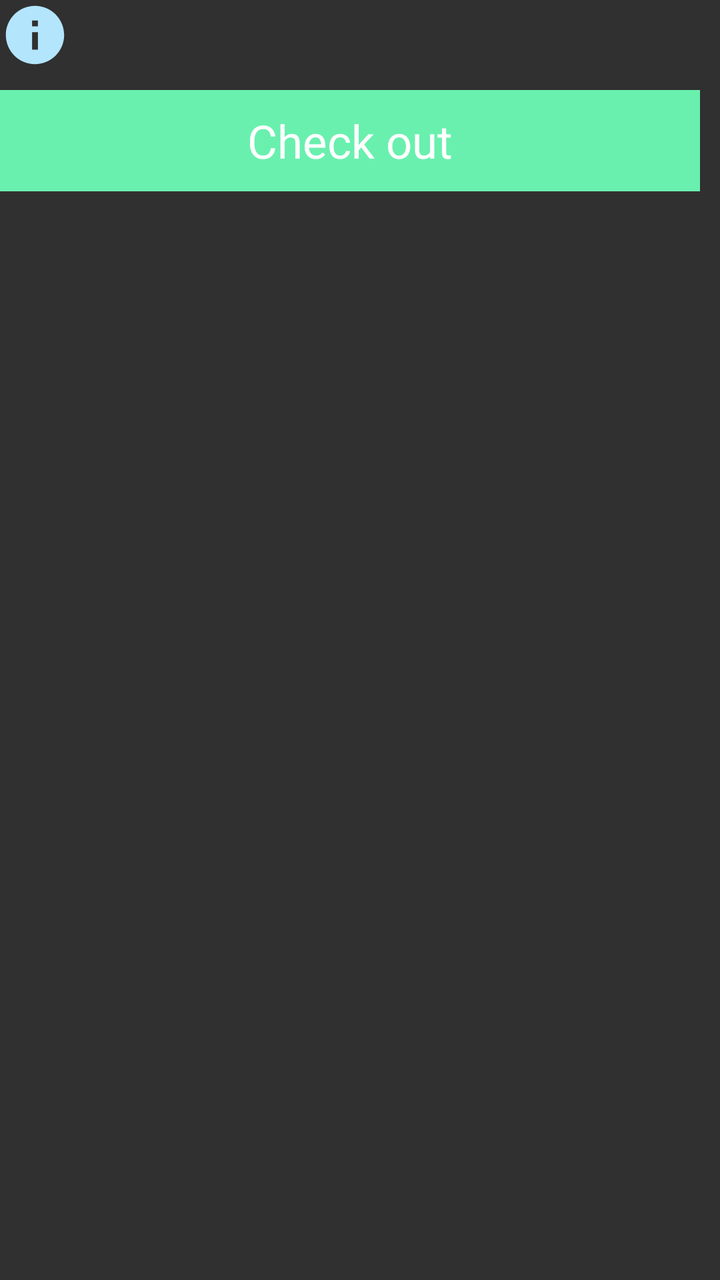
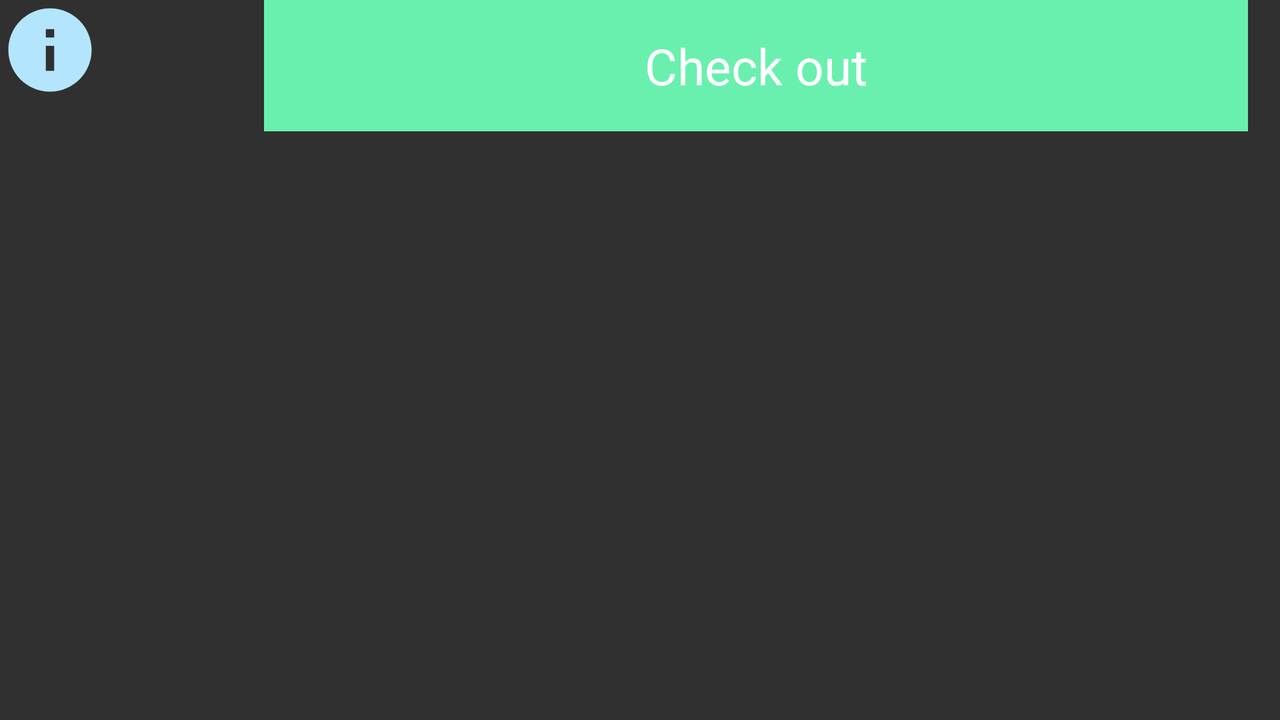

Compare how this app lays out the same screen by default and in its alternative resource folder. The renders come first, then the two layout files and the values they reference.
<!-- AndroidManifest.xml: application theme AppTheme -->
<!-- res/layout/book_details_top_row.xml -->
<LinearLayout
    xmlns:android="http://schemas.android.com/apk/res/android"
    xmlns:app="http://schemas.android.com/apk/res-auto"
    android:layout_width="match_parent"
    android:layout_height="wrap_content"
    android:orientation="vertical">

    <RelativeLayout
        android:layout_width="match_parent"
        android:layout_height="wrap_content"
        android:layout_marginBottom="@dimen/margin">

        <android.support.v7.widget.AppCompatImageView
            android:id="@+id/bd_info"
            android:layout_width="@dimen/ic_diameter"
            android:layout_height="@dimen/ic_diameter"
            android:scaleType="centerCrop"
            app:srcCompat="@drawable/ic_info_blue"
            android:onClick="viewInfo"/>

        <android.support.v7.widget.AppCompatImageView
            android:id="@+id/bd_favorite"
            android:layout_width="@dimen/ic_diameter"
            android:layout_height="@dimen/ic_diameter"
            android:scaleType="centerCrop"
            app:srcCompat="@drawable/ic_favorite_border_black"
            android:onClick="likeBook"
            android:layout_marginLeft="@dimen/margin"
            android:layout_toRightOf="@id/bd_info"/>

        

    </RelativeLayout>

    <TextView
        android:id="@+id/bd_checkout"
        android:layout_width="match_parent"
        android:layout_height="wrap_content"
        android:background="@color/colorAccent200"
        android:padding="@dimen/margin"
        android:layout_marginRight="@dimen/margin"
        android:layout_marginBottom="@dimen/margin"
        android:text="@string/checkout"
        android:textAlignment="center"
        android:textColor="@android:color/white"
        android:onClick="checkoutReturnPressed"
        android:textSize="@dimen/text_h2" />
</LinearLayout>
<!-- resources referenced by this layout -->
<resources>
  <color name="colorAccent200">#69F0AE</color>
  <dimen name="ic_diameter">35dp</dimen>
  <dimen name="margin">10dp</dimen>
  <dimen name="text_h2">23sp</dimen>
  <!-- drawable ic_info_blue (drawable) -->
  <vector xmlns:android="http://schemas.android.com/apk/res/android"
          android:width="24dp"
          android:height="24dp"
          android:viewportWidth="24.0"
          android:viewportHeight="24.0">
      <path
          android:fillColor="@color/colorPrimary100"
          android:pathData="M12,2C6.48,2 2,6.48 2,12s4.48,10 10,10 10,-4.48 10,-10S17.52,2 12,2zM13,17h-2v-6h2v6zM13,9h-2L11,7h2v2z"/>
  </vector>
  <string name="checkout">Check out</string>
  <style name="AppTheme" parent="Theme.AppCompat.NoActionBar">
          <item name="colorPrimary">@color/colorPrimary500</item>
          <item name="colorPrimaryDark">@color/colorPrimary700</item>
          <item name="colorAccent">@color/colorAccent200</item>
          <item name="colorButtonNormal">@color/colorPrimary500</item>
          <item name="android:textColorHint">@color/colorSecondaryText</item>
          <item name="android:windowActionBar">false</item>
          <item name="android:windowNoTitle">true</item>
          <item name="android:clipToPadding">false</item>
      </style>
  <color name="colorPrimary100">#B3E5FC</color>
  <color name="colorPrimary500">#03A9F4</color>
  <color name="colorPrimary700">#0288D1</color>
  <color name="colorSecondaryText">#8A8A8A</color>
</resources>
<!-- res/layout-w480dp/book_details_top_row.xml (the author's variant of the layout above) -->
<!-- drawn on the phone turned sideways -->
<LinearLayout
    xmlns:android="http://schemas.android.com/apk/res/android"
    xmlns:app="http://schemas.android.com/apk/res-auto"
    android:layout_width="match_parent"
    android:layout_height="wrap_content">

    <RelativeLayout
        android:layout_width="match_parent"
        android:layout_height="wrap_content"
        android:layout_marginBottom="@dimen/margin">

        <android.support.v7.widget.AppCompatImageView
            android:id="@+id/bd_info"
            android:layout_width="@dimen/ic_diameter"
            android:layout_height="@dimen/ic_diameter"
            android:scaleType="centerCrop"
            android:onClick="viewInfo"
            app:srcCompat="@drawable/ic_info_blue" />

        <android.support.v7.widget.AppCompatImageView
            android:id="@+id/bd_favorite"
            android:layout_width="@dimen/ic_diameter"
            android:layout_height="@dimen/ic_diameter"
            android:scaleType="centerCrop"
            app:srcCompat="@drawable/ic_favorite_border_black"
            android:onClick="likeBook"
            android:layout_toRightOf="@id/bd_info"
            android:layout_marginLeft="@dimen/margin"
            android:layout_marginRight="@dimen/margin"/>

        <TextView
            android:id="@+id/bd_checkout"
            android:layout_width="match_parent"
            android:layout_height="wrap_content"
            android:background="@color/colorAccent200"
            android:padding="@dimen/margin"
            android:layout_marginRight="@dimen/margin"
            android:text="@string/checkout"
            android:textAlignment="center"
            android:textColor="@android:color/white"
            android:textSize="@dimen/text_h2"
            android:onClick="checkoutReturnPressed"
            android:layout_toRightOf="@id/bd_favorite"/>

    </RelativeLayout>
</LinearLayout>
<!-- resources referenced by the variant -->
<!-- as the phone turned sideways resolves them -->
<resources>
  <color name="colorAccent200">#69F0AE</color>
  <!-- from res/values-w600dp/ -->
  <dimen name="ic_diameter">50dp</dimen>
  <!-- from res/values-w480dp/ -->
  <dimen name="margin">16dp</dimen>
  <!-- from res/values-w600dp/ -->
  <dimen name="text_h2">25sp</dimen>
  <!-- drawable ic_info_blue (drawable) -->
  <vector xmlns:android="http://schemas.android.com/apk/res/android"
          android:width="24dp"
          android:height="24dp"
          android:viewportWidth="24.0"
          android:viewportHeight="24.0">
      <path
          android:fillColor="@color/colorPrimary100"
          android:pathData="M12,2C6.48,2 2,6.48 2,12s4.48,10 10,10 10,-4.48 10,-10S17.52,2 12,2zM13,17h-2v-6h2v6zM13,9h-2L11,7h2v2z"/>
  </vector>
  <string name="checkout">Check out</string>
  <style name="AppTheme" parent="Theme.AppCompat.NoActionBar">
          <item name="colorPrimary">@color/colorPrimary500</item>
          <item name="colorPrimaryDark">@color/colorPrimary700</item>
          <item name="colorAccent">@color/colorAccent200</item>
          <item name="colorButtonNormal">@color/colorPrimary500</item>
          <item name="android:textColorHint">@color/colorSecondaryText</item>
          <item name="android:windowActionBar">false</item>
          <item name="android:windowNoTitle">true</item>
          <item name="android:clipToPadding">false</item>
      </style>
  <color name="colorPrimary100">#B3E5FC</color>
  <color name="colorPrimary500">#03A9F4</color>
  <color name="colorPrimary700">#0288D1</color>
  <color name="colorSecondaryText">#8A8A8A</color>
</resources>
